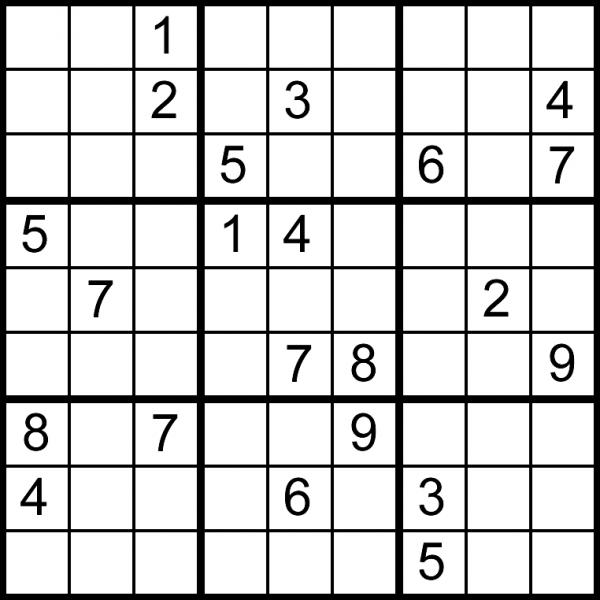
#> input picture maps/map4.png, 600 x 600 px
$ python play.py   (older library calls are emulated)
#> lines starting #> are read from the running program, lines starting #| are printed output that depends on the picture; after the words box and inside, x2 and y2 are one past the last pixel; in counts of white or black regions, pixels touching at a corner belong together
### imageProcessor.py
import cv2
import pytesseract as tess
from PIL import Image
import math
import numpy as np


class MapProcessor:

    def __init__(self, map):
#> called with map = 'maps/map4.png'
        self.original = cv2.imread(map)
#> self.original is the input picture: shape (600, 600, 3); min 0, max 255, mean 210.9
        self.gray_map = cv2.imread(map, 0)
#> self.gray_map: shape (600, 600); min 0, max 255, mean 210.9

    def make_processing(self):
        thres = self.prepare_map_to_process(self.gray_map)
        items = self.find_contours(thres)
        digi_array = self.make_digital_array(items)
        return digi_array


    def prepare_map_to_process(self, image):
        blur = cv2.blur(image, (2, 2))
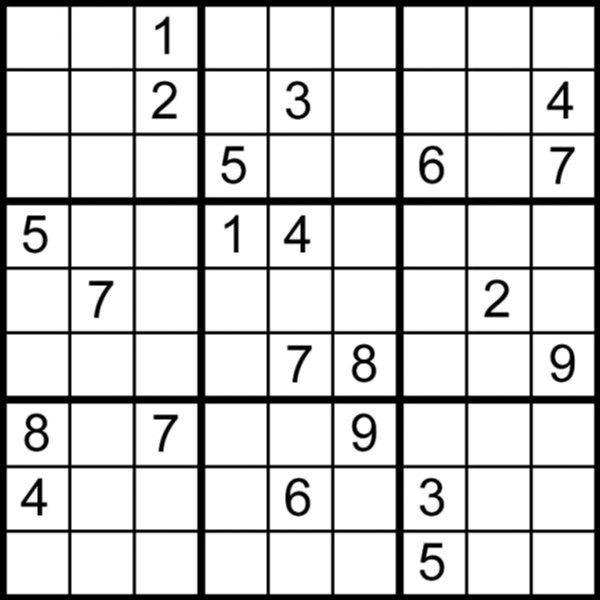
#> blur: shape (600, 600); min 0, max 255, mean 211
        _, thres = cv2.threshold(blur, 230, 255, cv2.THRESH_BINARY)
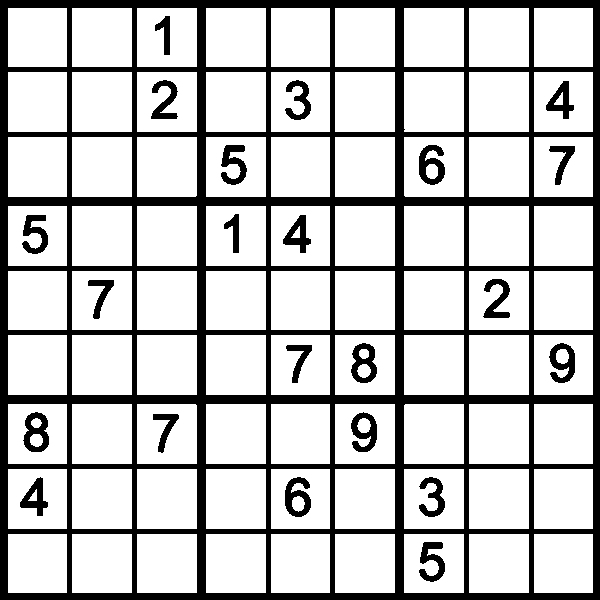
#> thres: shape (600, 600); 77.1% white; 23 black regions

        return thres

    def find_contours(self, threshold_imgage):

        im2, contours, hierarchy = cv2.findContours(threshold_imgage, cv2.RETR_LIST, cv2.CHAIN_APPROX_SIMPLE)
#> contours = 114 contours; largest, box (x1, y1, x2, y2) and area: (469, 469, 529, 529) 3481, (404, 469, 464, 529) 3481, (335, 469, 395, 529) 3481, (206, 469, 266, 529) 3481, (137, 469, 197, 529) 3481
        font = cv2.FONT_HERSHEY_SIMPLEX
        items = []

        for i in contours:
            area = cv2.contourArea(i)
            # if area > 1500 and area < 3850:
            if 1500 < area < 3850:
                x, y, w, h = cv2.boundingRect(i)

                # [4 lines of commented-out code are left out]

                roi = threshold_imgage[y:y + h, x:x + w]
                items.append(roi)
#> this loop made 114 passes
#> (i, area, x, y, w, h) on passes 2 to 10: ([[534, 534], [534, 592], [592, 592], [592, 534]], 3364, 534, 534, 59, 59), ([[469, 534], [469, 592], [528, 592], [528, 534]], 3422, 469, 534, 60, 59), ([[404, 534], [404, 592], [463, 592], [463, 534]], 3422, 404, 534, 60, 59), ([[335, 534], [335, 592], [394, 592], [394, 534]], 3422, 335, 534, 60, 59), ([[271, 534], [271, 592], [329, 592], [329, 534]], 3364, 271, 534, 59, 59), ([[206, 534], [206, 592], [265, 592], [265, 534]], 3422, 206, 534, 60, 59), ([[137, 534], [137, 592], [196, 592], [196, 534]], 3422, 137, 534, 60, 59), ([[72, 534], [72, 592], [131, 592], [131, 534]], 3422, 72, 534, 60, 59), ([[8, 534], [8, 592], [66, 592], [66, 534]], 3364, 8, 534, 59, 59)
#> (area, x, y, w, h) on passes 33, 37, 61, 62, 63, 64: (3480.5, 404, 404, 60, 60), (3480.5, 137, 404, 60, 60), (3364, 271, 271, 59, 59), (3422, 206, 271, 60, 59), (3422, 137, 271, 60, 59), (3422, 72, 271, 60, 59)
#> after the loop, items = 81 items

        return items

    def make_digital_array(self, items):

        digital_array = []
        items = np.asarray(items)

        for i in items:
            if 0 not in i:
                digital_array.append(0)
                continue

            to_ocr = Image.fromarray(i)
            r = tess.image_to_string(to_ocr, lang='eng', boxes=False,
                                     config='--psm 10 --eom 3 -c tessedit_char_whitelist=0123456789')
            if r == '':
                digital_array.append(0)
            else:
                digital_array.append(int(r))

        dim = int(math.sqrt(len(digital_array)))
        res = list(reversed(digital_array))
        a = np.asarray(res)
        b = np.reshape(a, newshape=(dim, dim))

        return b

### play.py
from imageProcessor import MapProcessor as proc
from solver import Solver as sol

map_name = "maps/map4.png"


processor = proc(map_name)
print("image processing...")
array = processor.make_processing()
#> (the run stopped early here; a loop or call above may not have finished)

$ run again, with maps/map1.png copied over maps/map4.png
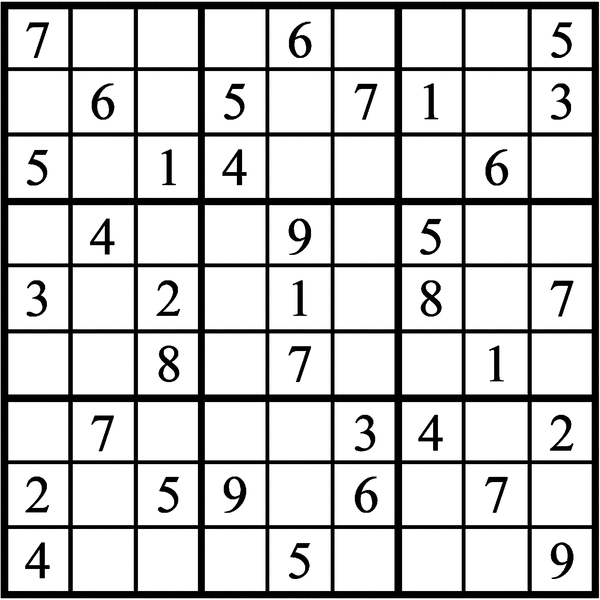
#> input picture maps/map1.png, 600 x 600 px
#> in __init__, self.original is the input picture: shape (600, 600, 3); min 0, max 255, mean 205
#> in prepare_map_to_process, `blur = cv2.blur(image, (2, 2))`:
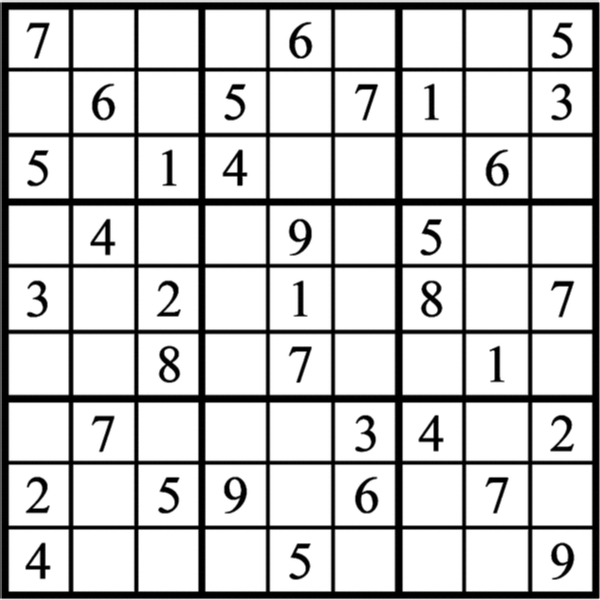
#> blur: shape (600, 600); min 0, max 255, mean 204.8
#> in prepare_map_to_process, `_, thres = cv2.threshold(blur, 230, 255, cv2.THRESH_BINARY)`:
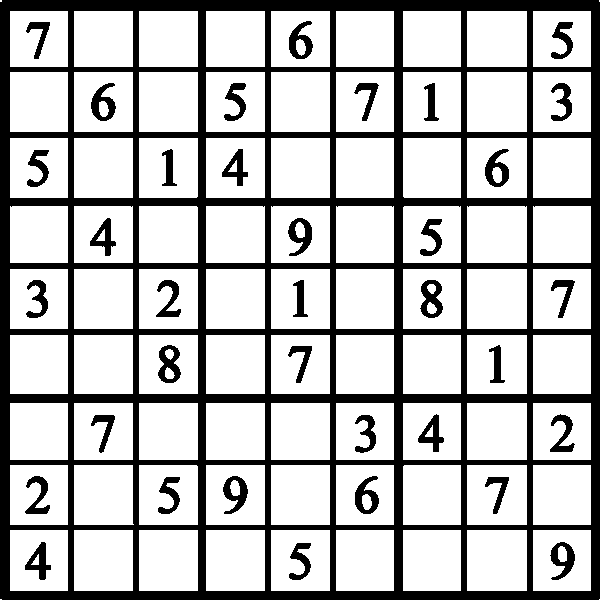
#> thres: shape (600, 600); 73.9% white; 36 black regions
#> contours = 135 contours, 4 with area under 20; largest, box (x1, y1, x2, y2) and area: (467, 530, 527, 591) 3540, (467, 465, 527, 525) 3481, (467, 269, 527, 329) 3481, (467, 138, 527, 198) 3481, (467, 72, 527, 132) 3481
#> the loop in find_contours, `for i in contours:` made 135 passes
#> (i, area, x, y, w, h) on passes 8 to 13: ([[533, 530], [533, 590], [590, 590], [590, 530]], 3420, 533, 530, 58, 61), ([[467, 530], [467, 590], [526, 590], [526, 530]], 3540, 467, 530, 60, 61), ([[403, 530], [403, 590], [460, 590], [460, 530]], 3420, 403, 530, 58, 61), ([[336, 530], [336, 590], [393, 590], [393, 530]], 3420, 336, 530, 58, 61), ([[271, 530], [271, 590], [329, 590], [329, 530]], 3480, 271, 530, 59, 61), ([[206, 530], [206, 590], [264, 590], [264, 530]], 3480, 206, 530, 59, 61)
#> after the loop in find_contours, `for i in contours:`: items = 81 items

$ run again, with maps/map2.png copied over maps/map4.png
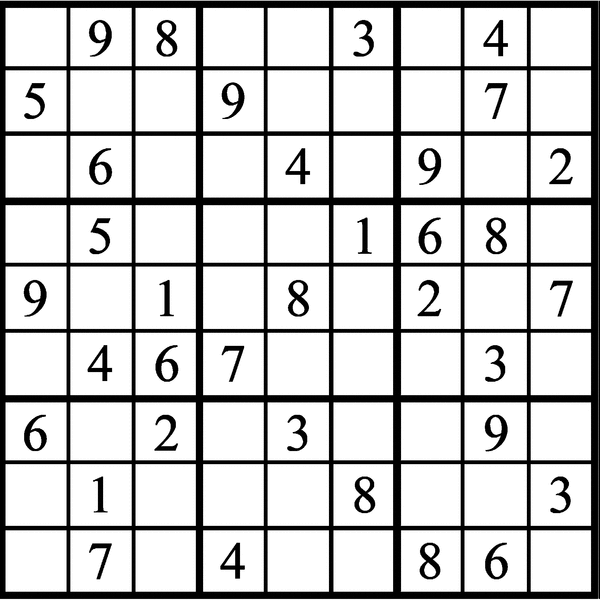
#> input picture maps/map2.png, 600 x 600 px
#> in __init__, self.original is the input picture: shape (600, 600, 3); min 0, max 255, mean 204.3
#> in prepare_map_to_process, `blur = cv2.blur(image, (2, 2))`:
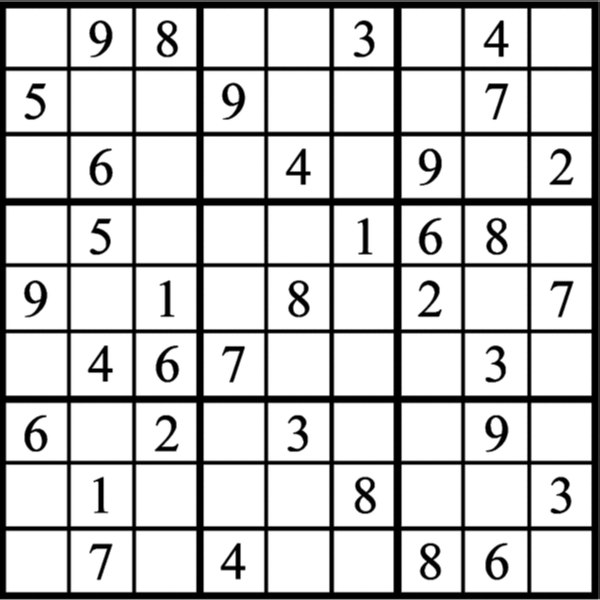
#> blur: shape (600, 600); min 0, max 255, mean 204.2
#> in prepare_map_to_process, `_, thres = cv2.threshold(blur, 230, 255, cv2.THRESH_BINARY)`:
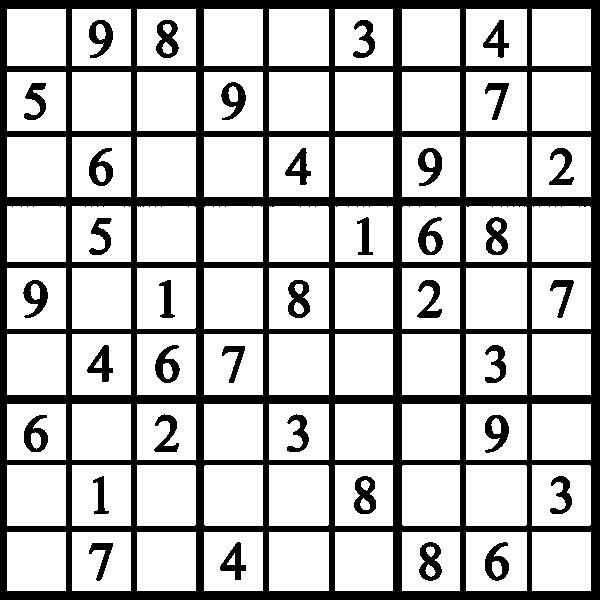
#> thres: shape (600, 600); 74.2% white; 36 black regions
#> contours = 140 contours; largest, box (x1, y1, x2, y2) and area: (466, 334, 527, 395) 3600, (466, 268, 527, 329) 3600, (466, 465, 527, 526) 3599, (269, 334, 329, 395) 3540, (269, 268, 329, 329) 3540
#> the loop in find_contours, `for i in contours:` made 140 passes
#> (i, area, x, y, w, h) on passes 9 to 14: ([[532, 532], [532, 590], [590, 590], [590, 532]], 3364, 532, 532, 59, 59), ([[466, 532], [466, 590], [526, 590], [526, 532]], 3480, 466, 532, 61, 59), ([[402, 532], [402, 590], [459, 590], [459, 532]], 3306, 402, 532, 58, 59), ([[335, 532], [335, 590], [392, 590], [392, 532]], 3306, 335, 532, 58, 59), ([[269, 532], [269, 590], [328, 590], [328, 532]], 3422, 269, 532, 60, 59), ([[204, 532], [204, 590], [262, 590], [262, 532]], 3364, 204, 532, 59, 59)
#> after the loop in find_contours, `for i in contours:`: items = 81 items

$ run again, with maps/map3.png copied over maps/map4.png
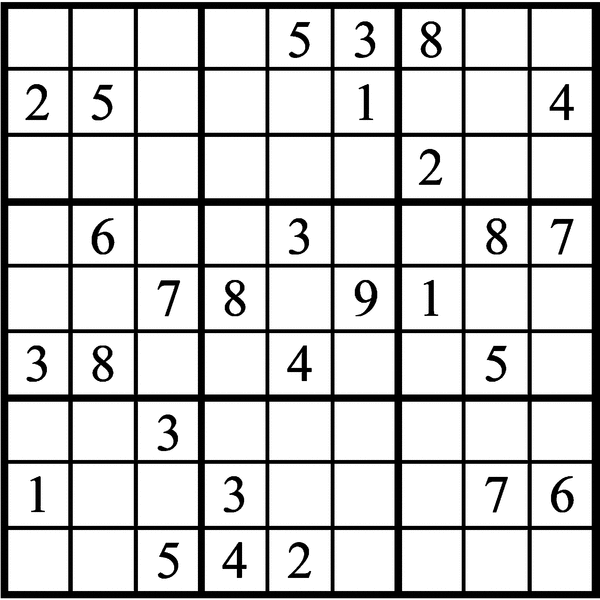
#> input picture maps/map3.png, 600 x 600 px
#> in __init__, self.original is the input picture: shape (600, 600, 3); min 0, max 255, mean 206.1
#> in prepare_map_to_process, `blur = cv2.blur(image, (2, 2))`:
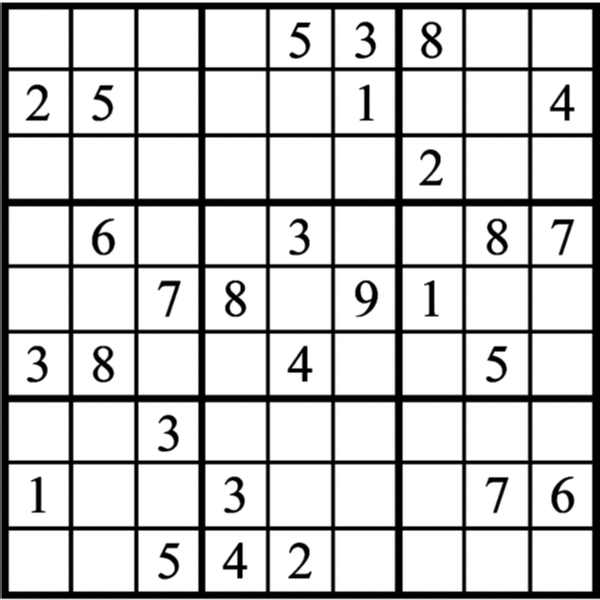
#> blur: shape (600, 600); min 0, max 255, mean 206.2
#> in prepare_map_to_process, `_, thres = cv2.threshold(blur, 230, 255, cv2.THRESH_BINARY)`:
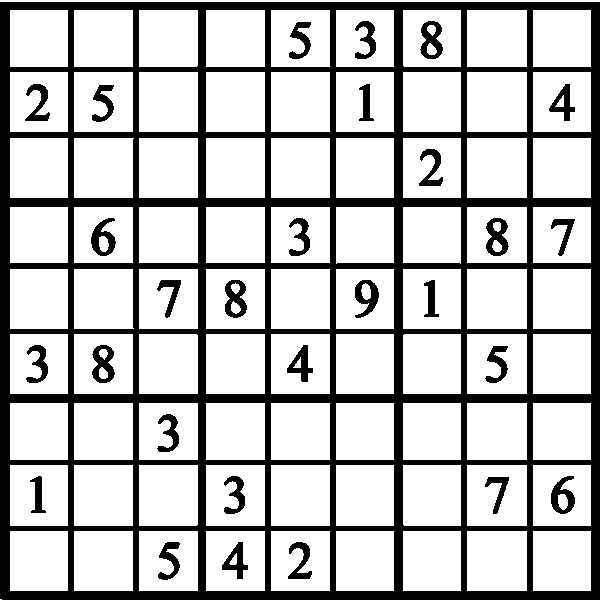
#> thres: shape (600, 600); 75.1% white; 29 black regions
#> contours = 125 contours, 1 with area under 20; largest, box (x1, y1, x2, y2) and area: (467, 465, 527, 526) 3540, (467, 531, 527, 591) 3481, (467, 334, 527, 394) 3481, (467, 269, 527, 329) 3481, (467, 138, 527, 198) 3481
#> the loop in find_contours, `for i in contours:` made 125 passes
#> (i, area, x, y, w, h) on passes 6 to 11: ([[533, 531], [533, 590], [590, 590], [590, 531]], 3363, 533, 531, 58, 60), ([[467, 531], [467, 590], [526, 590], [526, 531]], 3481, 467, 531, 60, 60), ([[403, 531], [403, 590], [460, 590], [460, 531]], 3363, 403, 531, 58, 60), ([[336, 531], [336, 590], [393, 590], [393, 531]], 3363, 336, 531, 58, 60), ([[271, 531], [271, 590], [329, 590], [329, 531]], 3422, 271, 531, 59, 60), ([[206, 531], [206, 590], [264, 590], [264, 531]], 3422, 206, 531, 59, 60)
#> after the loop in find_contours, `for i in contours:`: items = 81 items
